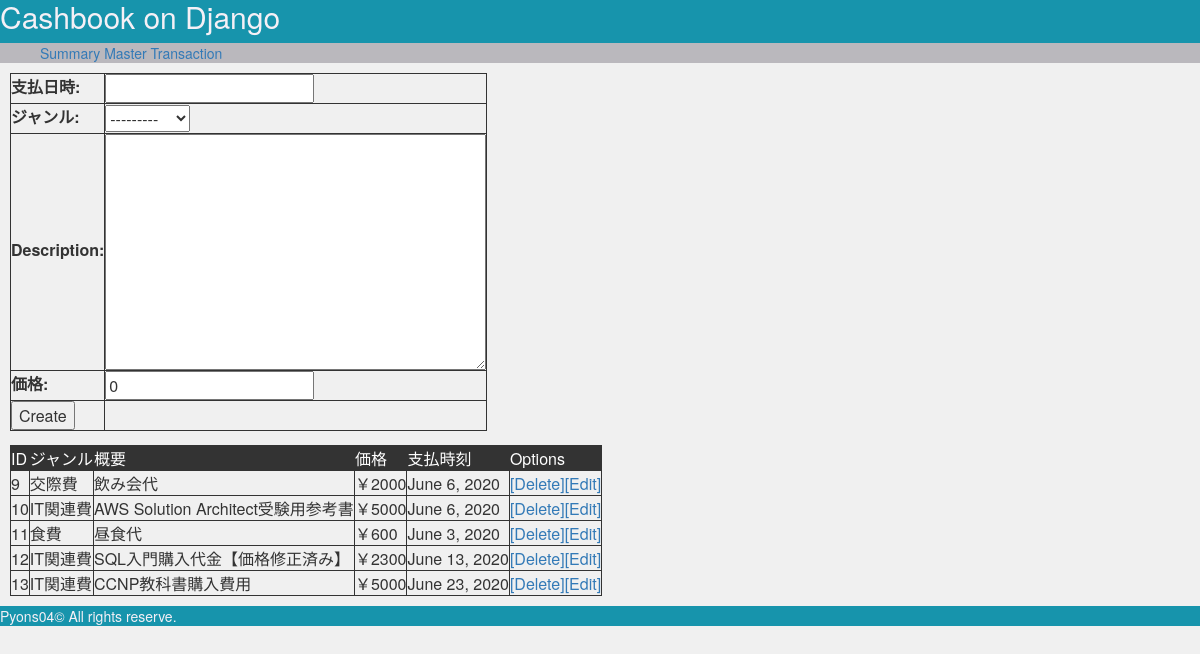
Before: /mainapp/usage with the older database file.
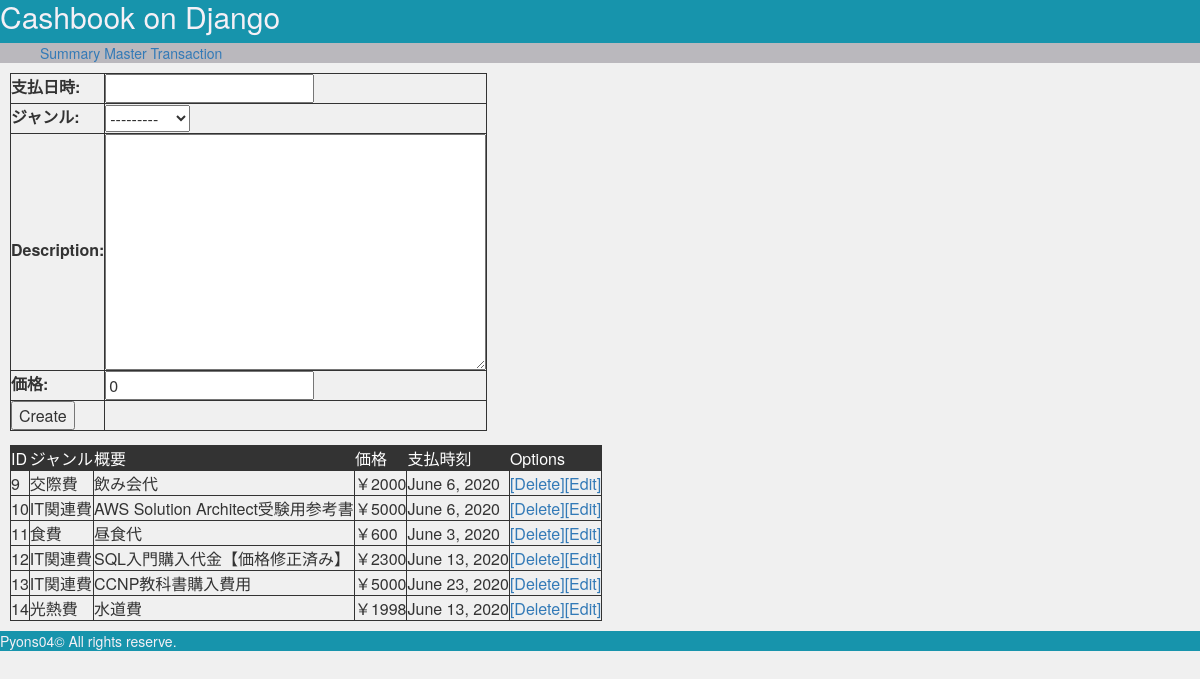
After: the same page with the newer database file.
### mainapp/models.py (models this page shows, shortened)
class UsageMaster(models.Model):
    management_id = models.AutoField(verbose_name = "管理番号（自動付与）", primary_key = True)
    genre         = models.CharField(verbose_name = "ジャンル", null = True, blank = True, max_length = 100, unique=True)
    created_at    = models.DateTimeField(verbose_name = "作成日時", auto_now_add = True)
    class Meta:
        verbose_name = "UsageMaster"
    def __str__(self):
        return str(self.genre)

class Usage(models.Model):
    management_id = models.AutoField(verbose_name = "管理番号（自動付与）", primary_key = True)
    date          = models.DateField(verbose_name = "支払日時", null = True, blank = True)
    genre         = models.ForeignKey(UsageMaster, verbose_name = "ジャンル", on_delete=models.PROTECT, null = False, blank = False)
    description   = models.TextField(null = False, blank = False)
    created_at    = models.DateTimeField(verbose_name = "作成日時", auto_now_add = True)
    amount        = models.IntegerField(verbose_name = "価格", null = False, blank = False, default = 0)
    class Meta:
        verbose_name = "Usage"

### mainapp/views.py (the view, shortened to what this page needs)
# urls.py: path('usage', views.UsageView.as_view(), name='usage'),
class UsageView(generic.FormView):
    model = Usage
    form_class = UsageForm
    template_name = 'usage.html'
    success_url = '/mainapp/usage'
    def get_context_data(self, **kwargs):
        context = super().get_context_data(**kwargs)
        context['usages'] = Usage.objects.all()
        return context

### mainapp/forms.py
class UsageForm(forms.ModelForm):
    class Meta:
        model = Usage
        fields = ('date', 'genre', 'description','amount',)

### mainapp/templates/usage.html (shortened to what this page needs)
{% extends 'parent.html' %}
{% block contents %}
  <form method="Post">
  <table>
    <tbody>
    {% for field in form %}
      <tr><td>{{ field.label_tag }}</td><td>{{ field }}</td></tr>
    {% endfor %}
    <tr><td><button type="submit">Create</button></td><td></td></tr></tr>
  </tbody>
  </table>
  </form>
  <table>
    <thead>
      <tr>
        <td>ID</td>
        <td>ジャンル</td>
        <td>概要</td>
        <td>価格</td>
        <td>支払時刻</td>
        <td>Options</td>
      </tr>
  </thead>
  <tbody>
  {% for usage in usages %}
  <tr>
   <td>{{usage.management_id}} </td>
   <td>{{usage.genre}} </td>
   <td>{{usage.description}}</td>
   <td>￥{{usage.amount}}</td>
   <td>{{usage.date}}</td>
   <td> <a href="{% url 'mainapp:usage_delete' usage.pk %}">[Delete]</a><a href="{% url 'mainapp:usage_edit' usage.pk %}">[Edit]</a></td>
  </tr>
  {% endfor %}
  </tbody>
  </table>
{% endblock %}

### mainapp/templates/parent.html (shortened to what this page needs)
{% load static %}
<html lang="ja">
  <head>
    <link rel="stylesheet" href="//maxcdn.bootstrapcdn.com/bootstrap/3.2.0/css/bootstrap.min.css">
    <link rel="stylesheet" href="//maxcdn.bootstrapcdn.com/bootstrap/3.2.0/css/bootstrap-theme.min.css">
    <link rel="stylesheet" href="{% static 'css/parent.css' %}">
  </head>
  <header>
    <h2> Cashbook on Django </h2>
    <div class="menu">
      <ul>
        <li><a href="{% url 'mainapp:summary' %}">Summary</a></li>
        <li><a href="{% url 'mainapp:index' %}">Master</a></li>
        <li><a href="{% url 'mainapp:usage' %}">Transaction</a></li>
      </ul>
    </div>
  </header>
  <body>
    {% block contents %}{% endblock %}
  </body>
  <footer>
    Pyons04© All rights reserve.
  </footer>
</html>

### mainapp/static/css/parent.css (style rules this page uses)
header { background-color: #1794ac; color: #F5F0F6; margin: 0%; }
h2 { margin-top: 0; }
footer { background-color: #1794ac; color: #F5F0F6; }
body { background-color: #f0f0f0; }
.menu { background-color: #bab8bd; color: #F5F0F6; height: 20px; }
ul li { display: inline; }
table,td { border: 1px solid #333; }
thead,tfoot { background-color: #333; color: #fff; }
table, tr { margin: 10px; }

Changed rows visible on the page:
added Usage: management_id "14", genre "光熱費", description "水道費", amount "1998", date "June 13, 2020"
